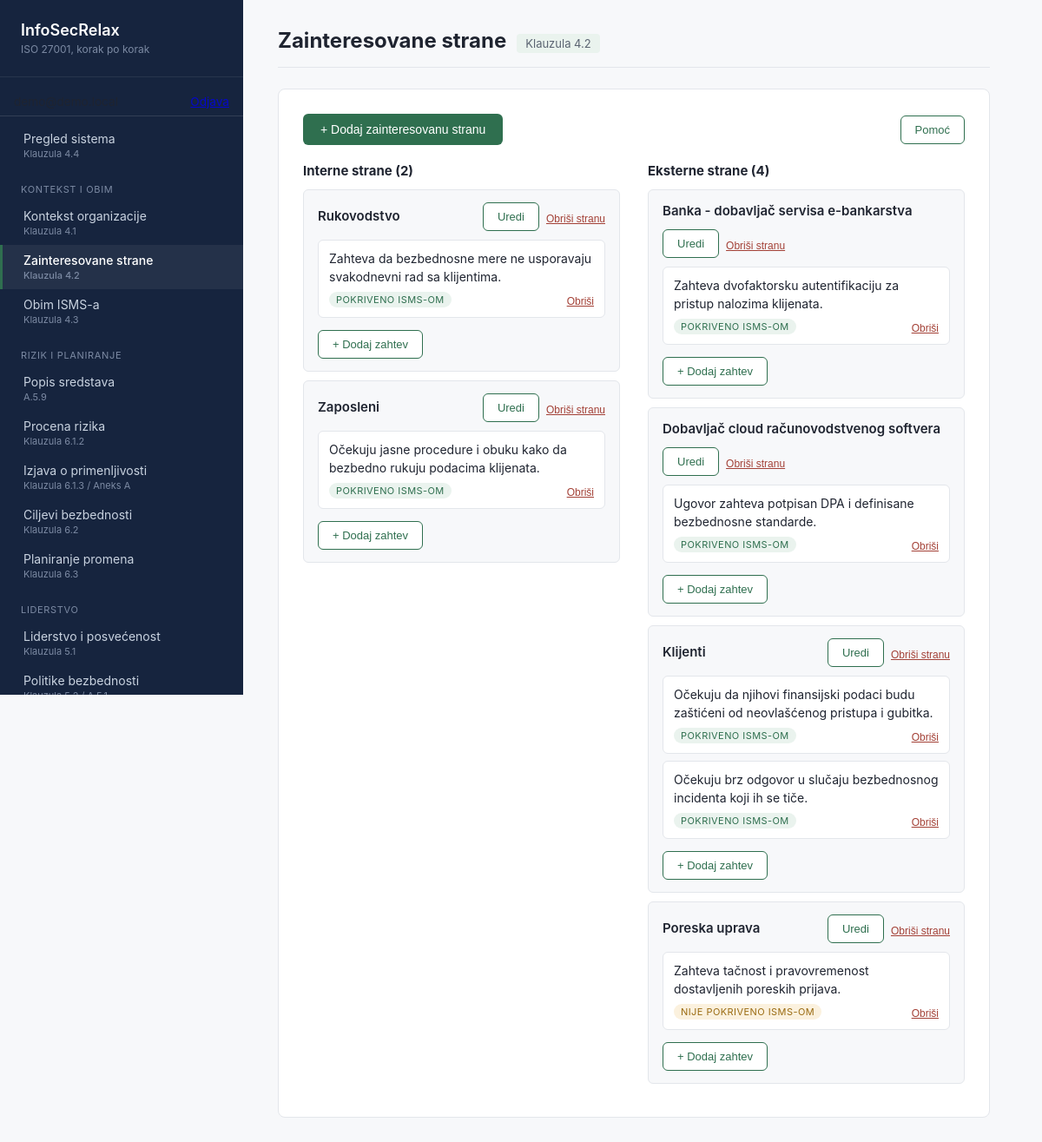
Page /?page=zainteresovane-strane (signed in) on the committed database.
### tables this page shows
CREATE TABLE interested_parties (
    id                  BIGINT UNSIGNED AUTO_INCREMENT PRIMARY KEY,
    organization_id     BIGINT UNSIGNED NOT NULL,
    name                VARCHAR(255) NOT NULL COMMENT 'npr. klijenti, zaposleni, regulator, dobavljac',
    party_type          ENUM('interna','eksterna') NOT NULL,
    created_at          TIMESTAMP NOT NULL DEFAULT CURRENT_TIMESTAMP,
    updated_at          TIMESTAMP NOT NULL DEFAULT CURRENT_TIMESTAMP ON UPDATE CURRENT_TIMESTAMP,
    FOREIGN KEY (organization_id) REFERENCES organizations(id) ON DELETE CASCADE,
    INDEX idx_parties_org (organization_id)
);

CREATE TABLE interested_party_requirements (
    id                  BIGINT UNSIGNED AUTO_INCREMENT PRIMARY KEY,
    interested_party_id BIGINT UNSIGNED NOT NULL,
    requirement         TEXT NOT NULL,
    addressed_by_isms   BOOLEAN NOT NULL DEFAULT TRUE COMMENT 'treca tacka klauzule 4.2 - da li ISMS pokriva ovo',
    notes               TEXT NULL,
    created_at          TIMESTAMP NOT NULL DEFAULT CURRENT_TIMESTAMP,
    FOREIGN KEY (interested_party_id) REFERENCES interested_parties(id) ON DELETE CASCADE
);

### src/includes/party-card.php (the view, shortened to what this page needs)
<div class="factor-card">
    <div class="card-header-row">
        <span class="card-title"><?= htmlspecialchars($party['name']) ?></span>
        <div class="button-group">
            <button type="button" class="btn-secondary"
                onclick='openEditPartyModal(<?= json_encode([
                    "id"         => (int) $party["id"],
                    "name"       => $party["name"],
                    "party_type" => $party["party_type"],
                ], JSON_HEX_APOS | JSON_HEX_QUOT | JSON_HEX_TAG | JSON_HEX_AMP) ?>)'>Uredi</button>
            <form method="post" class="factor-delete-form" onsubmit="return confirm('Obrisati ovu zainteresovanu stranu i sve njene zahteve?');">
                <button type="submit" class="btn-delete">Obriši stranu</button>
            </form>
        </div>
    </div>
    <?php if (empty($requirements)): ?>
        <p class="empty-state">Još uvek nema unetih zahteva za ovu stranu.</p>
    <?php else: ?>
        <ul class="requirement-list">
            <?php foreach ($requirements as $requirement): ?>
                <li class="requirement-item">
                    <div class="requirement-text">
                        <?= nl2br(htmlspecialchars($requirement['requirement'])) ?>
                    </div>
                    <div class="requirement-meta">
                        <span class="status-badge<?= $requirement['addressed_by_isms'] ? ' is-positive' : ' is-warning' ?>">
                            <?= $requirement['addressed_by_isms'] ? 'Pokriveno ISMS-om' : 'Nije pokriveno ISMS-om' ?>
                        </span>
                        <form method="post" class="factor-delete-form" onsubmit="return confirm('Obrisati ovaj zahtev?');">
                            <button type="submit" class="btn-delete">Obriši</button>
                        </form>
                    </div>
                </li>
            <?php endforeach; ?>
        </ul>
    <?php endif; ?>
    <button type="button" class="btn-secondary"
        onclick='openAddRequirementModal(<?= (int) $party['id'] ?>, <?= json_encode($party['name'], JSON_HEX_APOS | JSON_HEX_QUOT | JSON_HEX_TAG | JSON_HEX_AMP) ?>)'>+ Dodaj zahtev</button>
</div>

### src/modules/zainteresovane-strane.php (shortened to what this page needs)
<?php
$pdo = getDbConnection();
$organizationId = ensureDefaultOrganization($pdo);
$partiesStmt = $pdo->prepare(
    'SELECT * FROM interested_parties WHERE organization_id = :org_id ORDER BY name'
);
$partiesStmt->execute(['org_id' => $organizationId]);
$allParties = $partiesStmt->fetchAll();
$requirementsStmt = $pdo->prepare(
    'SELECT r.* FROM interested_party_requirements r
     INNER JOIN interested_parties p ON p.id = r.interested_party_id
     WHERE p.organization_id = :org_id
     ORDER BY r.created_at ASC'
);
$requirementsStmt->execute(['org_id' => $organizationId]);
$requirementsByParty = [];
foreach ($requirementsStmt->fetchAll() as $requirement) {
    $requirementsByParty[$requirement['interested_party_id']][] = $requirement;
}
$internalParties = array_filter($allParties, fn(array $p): bool => $p['party_type'] === 'interna');
$externalParties = array_filter($allParties, fn(array $p): bool => $p['party_type'] === 'eksterna');
?>
<div class="toolbar">
    <button type="button" class="btn-primary" onclick="openAddPartyModal()">+ Dodaj zainteresovanu stranu</button>
    <button type="button" class="btn-secondary" onclick="openHelpModal()">Pomoć</button>
</div>
<div class="factor-columns">
    <div class="factor-column">
        <h3>Interne strane (<?= count($internalParties) ?>)</h3>
        <?php if (empty($internalParties)): ?>
            <p class="empty-state">Još uvek nema unetih internih strana.</p>
        <?php else: ?>
            <?php foreach ($internalParties as $party): ?>
                <?php $requirements = $requirementsByParty[$party['id']] ?? []; ?>
                <?php include __DIR__ . '/../includes/party-card.php'; ?>
            <?php endforeach; ?>
        <?php endif; ?>
    </div>
    <div class="factor-column">
        <h3>Eksterne strane (<?= count($externalParties) ?>)</h3>
        <?php if (empty($externalParties)): ?>
            <p class="empty-state">Još uvek nema unetih eksternih strana.</p>
        <?php else: ?>
            <?php foreach ($externalParties as $party): ?>
                <?php $requirements = $requirementsByParty[$party['id']] ?? []; ?>
                <?php include __DIR__ . '/../includes/party-card.php'; ?>
            <?php endforeach; ?>
        <?php endif; ?>
    </div>
</div>

### src/assets/style.css (style rules this page uses)
:root { --color-bg: #f7f8fa; --color-surface: #ffffff; --color-sidebar: #16243e; --color-sidebar-text: #c9d3e0; --color-sidebar-text-muted: #7c8aa3; --color-accent: #2f6f4f; --color-accent-soft: #eaf3ee; --color-warning: #9a6b12; --color-warning-soft: #fbf1de; --color-danger: #a34036; --color-danger-soft: #fbeae7; --color-text: #1f2430; --color-text-muted: #5b6472; --color-border: #e3e6eb; --sidebar-width: 280px; }
* { box-sizing: border-box; }
body { margin: 0; font-family: -apple-system, BlinkMacSystemFont, "Segoe UI", Roboto, sans-serif; background: var(--color-bg); color: var(--color-text); }
.btn-primary { background: var(--color-accent); color: #ffffff; border: none; border-radius: 6px; padding: 10px 20px; font-size: 14px; font-weight: 500; cursor: pointer; }
.btn-secondary { background: var(--color-surface); color: var(--color-accent); border: 1px solid var(--color-accent); border-radius: 6px; padding: 8px 16px; font-size: 13px; font-weight: 500; cursor: pointer; }
.btn-delete { background: none; border: none; color: #a34036; font-size: 12px; cursor: pointer; padding: 0; text-decoration: underline; }
.factor-columns { display: grid; grid-template-columns: 1fr 1fr; gap: 32px; }
.factor-column h3 { font-size: 15px; margin: 0 0 12px; }
.factor-card { background: var(--color-bg); border: 1px solid var(--color-border); border-radius: 6px; padding: 14px 16px; margin-bottom: 10px; }
.factor-delete-form { margin: 0; }
.card-header-row { display: flex; align-items: baseline; justify-content: space-between; flex-wrap: wrap; gap: 12px; margin-bottom: 10px; }
.card-title { font-size: 15px; font-weight: 600; }
.requirement-list { list-style: none; margin: 0 0 14px; padding: 0; }
.requirement-item { background: var(--color-surface); border: 1px solid var(--color-border); border-radius: 6px; padding: 10px 12px; margin-bottom: 8px; }
.requirement-item:last-child { margin-bottom: 0; }
.requirement-text { font-size: 14px; line-height: 1.5; margin-bottom: 6px; }
.requirement-meta { display: flex; align-items: center; justify-content: space-between; gap: 12px; }
.status-badge { display: inline-block; font-size: 11px; text-transform: uppercase; letter-spacing: 0.04em; padding: 2px 8px; border-radius: 999px; }
.status-badge.is-positive { color: var(--color-accent); background: var(--color-accent-soft); }
.status-badge.is-warning { color: var(--color-warning); background: var(--color-warning-soft); }
.button-group { display: flex; align-items: center; gap: 8px; }
.toolbar { display: flex; align-items: center; justify-content: space-between; gap: 8px; flex-wrap: wrap; margin-bottom: 20px; }

### rows in the picture
interested_parties: name "Rukovodstvo"
interested_party_requirements: requirement "Zahteva da bezbednosne mere ne usporavaju svakodnevni rad sa klijentima.", addressed_by_isms "POKRIVENO ISMS-OM"
interested_parties: name "Zaposleni"
interested_party_requirements: requirement "Očekuju jasne procedure i obuku kako da bezbedno rukuju podacima klijenata.", addressed_by_isms "POKRIVENO ISMS-OM"
interested_parties: name "Banka - dobavljač servisa e-bankarstva"
interested_party_requirements: requirement "Zahteva dvofaktorsku autentifikaciju za pristup nalozima klijenata.", addressed_by_isms "POKRIVENO ISMS-OM"
interested_parties: name "Dobavljač cloud računovodstvenog softvera"
interested_party_requirements: requirement "Ugovor zahteva potpisan DPA i definisane bezbednosne standarde.", addressed_by_isms "POKRIVENO ISMS-OM"
interested_parties: name "Klijenti"
interested_party_requirements: requirement "Očekuju da njihovi finansijski podaci budu zaštićeni od neovlašćenog pristupa i gubitka.", addressed_by_isms "POKRIVENO ISMS-OM"
interested_party_requirements: requirement "Očekuju brz odgovor u slučaju bezbednosnog incidenta koji ih se tiče.", addressed_by_isms "POKRIVENO ISMS-OM"
interested_parties: name "Poreska uprava"
interested_party_requirements: requirement "Zahteva tačnost i pravovremenost dostavljenih poreskih prijava.", addressed_by_isms "NIJE POKRIVENO ISMS-OM"

### other values in the picture
$item['title'] "Pregled sistema"
$item['iso_ref'] "Klauzula 4.4"
$lastGroup "KONTEKST I OBIM"
$item['title'] "Kontekst organizacije"
$item['iso_ref'] "Klauzula 4.1"
$item['title'] "Zainteresovane strane"
$item['iso_ref'] "Klauzula 4.2"
$item['title'] "Obim ISMS-a"
$item['iso_ref'] "Klauzula 4.3"
$lastGroup "RIZIK I PLANIRANJE"
$item['title'] "Popis sredstava"
$item['iso_ref'] "A.5.9"
$item['title'] "Procena rizika"
$item['iso_ref'] "Klauzula 6.1.2"
$item['title'] "Izjava o primenljivosti"
